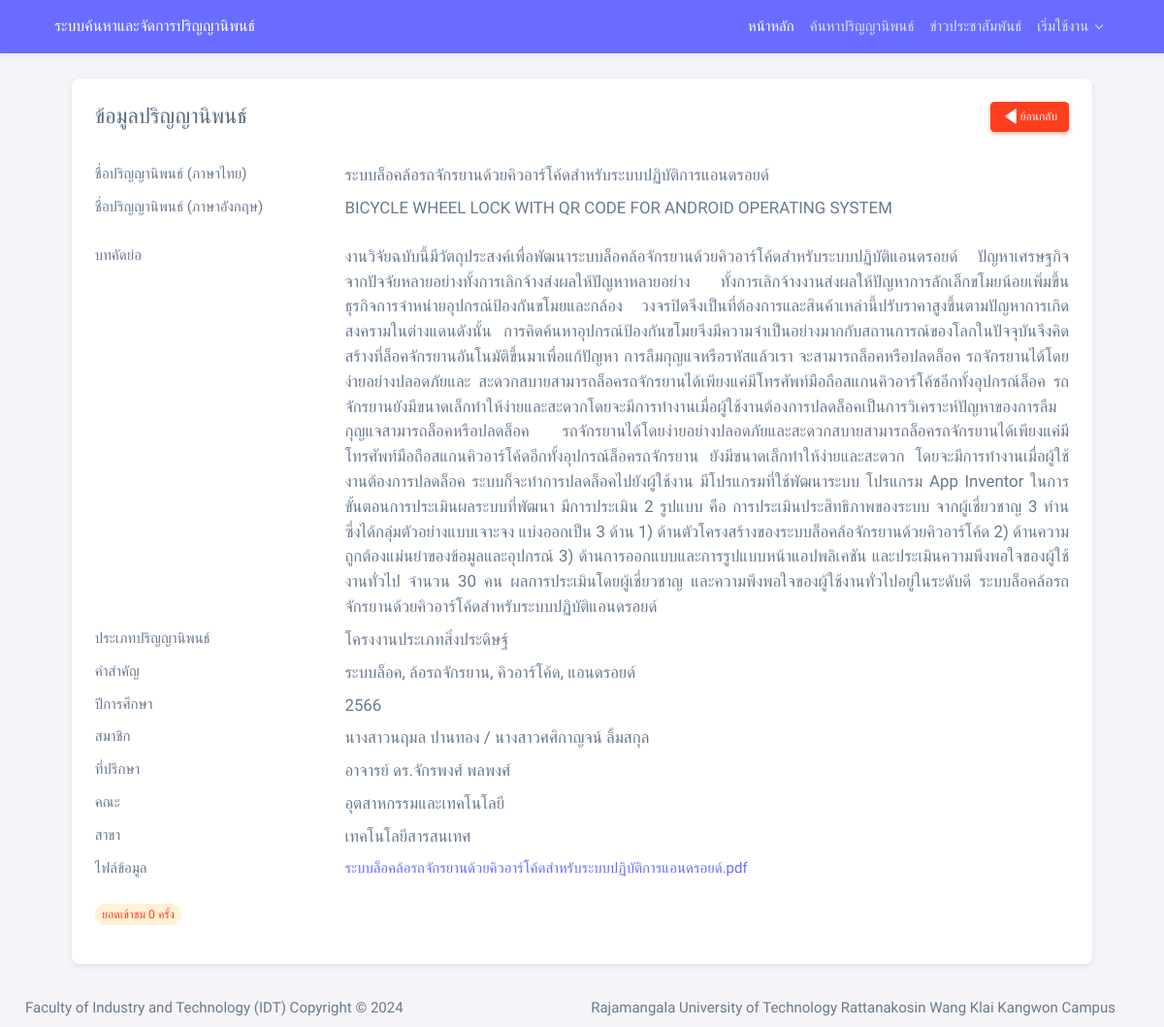
The page /thesis_detail.php?id=13 on the database as committed earlier.
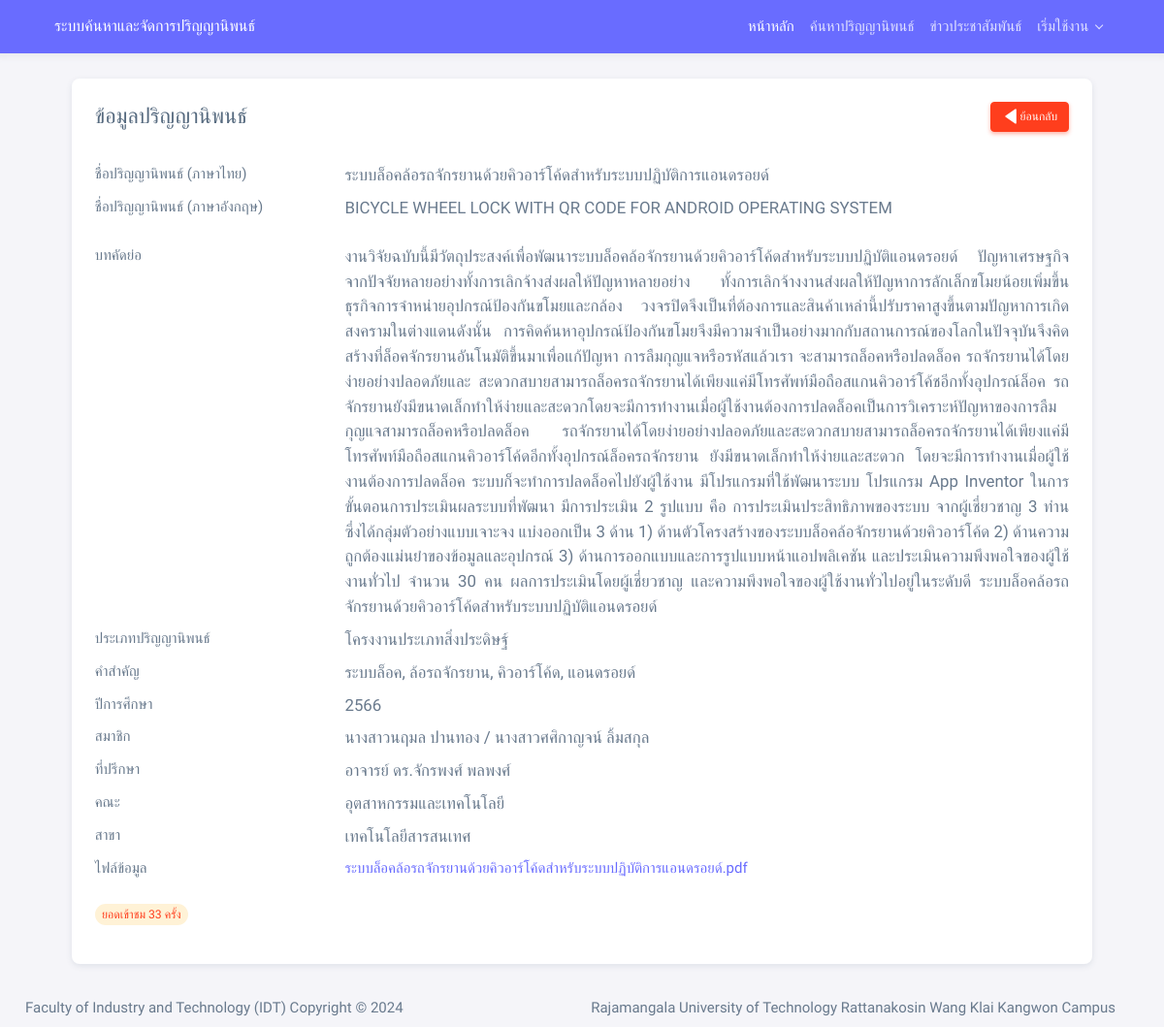
The same page on the database as committed later.
### tables this page shows
CREATE TABLE `thesis` (
  `thesis_id` int(11) NOT NULL COMMENT 'ไอดีงานวิจัย',
  `thesis_name1` varchar(255) DEFAULT NULL COMMENT 'ชื่องานวิจัยไทย',
  `thesis_name2` varchar(255) DEFAULT NULL COMMENT 'ชื่องานวิจัยอังกฤษ',
  `thesis_des` text DEFAULT NULL COMMENT 'รายละเอียดงานวิจัยคร่าวๆ',
  `thesis_keyword` varchar(255) DEFAULT NULL COMMENT 'คีย์เวิร์ด',
  `thesis_year` int(11) DEFAULT NULL COMMENT 'ปีที่วิจัย',
  `thesis_status` enum('0','1','2') NOT NULL COMMENT 'สถานะงานวิจัย 0รอยืนยัน 1ยืนยัแล้ว 2ไม่ยืนยันแก้ไขใหม่',
  `typethesis_id` int(11) DEFAULT NULL COMMENT 'ไอดีประเภทงานวิจัย',
  `Advisor_id` int(10) NOT NULL,
  `faculty_id` int(10) NOT NULL,
  `branch_id` int(10) NOT NULL,
  `thesis_file` varchar(255) NOT NULL,
  `m_id` int(10) NOT NULL COMMENT 'ไอดีผู้ลง',
  `thesis_view` int(10) NOT NULL,
  `thesis_reason` text NOT NULL COMMENT 'หมายเหตุกรณีงานวิจัยไม่ผ่าน'
);

CREATE TABLE `type_thesis` (
  `typethesis_id` int(11) NOT NULL COMMENT 'ไอดีประเภทงานวิจัย',
  `typethesis_name` varchar(100) DEFAULT NULL COMMENT 'ประเภทงานวิจัย'
);

CREATE TABLE `faculty` (
  `faculty_id` int(11) NOT NULL,
  `faculty_name` varchar(255) NOT NULL
);

CREATE TABLE `branch` (
  `branch_id` int(10) NOT NULL,
  `branch_name` varchar(255) NOT NULL,
  `faculty_id` int(10) NOT NULL
);

### thesis_detail.php (the view, shortened to what the changed rows need)
<?php include('./head.php');
if (isset($_GET['id'])) {
    $thesis_id = isset($_GET['id']) ? mysqli_real_escape_string($conn, $_GET['id']) : '';
    $select_sql = "SELECT
    thesis.thesis_id,
    thesis.thesis_name1,
    thesis.thesis_name2,
    type_thesis.typethesis_name,
    thesis.thesis_des,
    thesis.thesis_keyword,
    thesis.thesis_year,
    thesis.thesis_view,
    thesis.thesis_status,
    thesis.thesis_file,
    type_thesis.typethesis_id,
    type_thesis.typethesis_name,
    Advisor.Advisor_id,
    faculty.faculty_name,
    branch.branch_name,
    prefix_author.prefix_id AS author_prefix_id,
    prefix_author.prefix_name AS author_prefix_name,
    COUNT(author.author_id) AS num_authors,
    GROUP_CONCAT( CONCAT(prefix_author.prefix_name,author.author_name1, ' ', author.author_name2) SEPARATOR ' / ') AS author_full_names,
    CONCAT('อาจารย์ ', prefix_advisor.prefix_name, Advisor.Advisor_name1, ' ', Advisor.Advisor_name2) AS Advisor_full_name,
    CONCAT(faculty.faculty_name, ' ', branch.branch_name) AS Agency
FROM
    thesis
JOIN
    type_thesis ON thesis.typethesis_id = type_thesis.typethesis_id
JOIN
    Advisor ON thesis.Advisor_id = Advisor.Advisor_id
JOIN
    author ON thesis.thesis_id = author.thesis_id
JOIN
    prefix AS prefix_author ON author.prefix_id = prefix_author.prefix_id
JOIN
    prefix AS prefix_advisor ON Advisor.prefix_id = prefix_advisor.prefix_id
JOIN
    faculty ON thesis.faculty_id = faculty.faculty_id
JOIN
    branch ON thesis.branch_id = branch.branch_id
WHERE
    thesis.thesis_id = ? AND thesis.thesis_status != '0'
GROUP BY
    thesis.thesis_id";
    $select_stmt = mysqli_prepare($conn, $select_sql);
    if ($select_stmt) {
        mysqli_stmt_bind_param($select_stmt, "i", $thesis_id);
        mysqli_stmt_execute($select_stmt);
        $result = mysqli_stmt_get_result($select_stmt);
        if (mysqli_num_rows($result) > 0) {
            $row = mysqli_fetch_assoc($result);
?>
            <body>
                <div class="layout-wrapper layout-content-navbar layout-without-menu">
                    <div class="layout-container">
                        <div class="layout-page">
                            <?php include('./navbar.php'); ?>
                            <div class="content-wrapper">
                                <div class="container-fluid flex-grow-1 container-p-y">
                                    <div class="col-lg-11 m-auto">
                                        <div class="row">
                                            <div class="col-12 m-auto">
                                                <div class="card" tabindex="-1">
                                                    <div class="card-header d-flex align-items-center justify-content-between">
                                                        <h4 class="mb-0">ข้อมูลปริญญานิพนธ์</h4>
                                                        <small class="text-muted float-end d-none d-sm-inline-block">
                                                            <a class="btn btn-sm btn-danger" href="javascript:history.back()"><i class='bx bxs-left-arrow'></i> ย้อนกลับ </a></small>
                                                    </div>
                                                    <div class="card-body">
                                                        <dl class="row mt-2">
                                                            <dt class="col-sm-3">ชื่อปริญญานิพนธ์ (ภาษาไทย)</dt>
                                                            <dd class="col-sm-9 lead"><?php echo $row['thesis_name1'] ?></dd>
                                                            <dt class="col-sm-3">ชื่อปริญญานิพนธ์ (ภาษาอังกฤษ)</dt>
                                                            <dd class="col-sm-9 lead">
                                                                <p><?php echo $row['thesis_name2'] ?></p>
                                                            </dd>
                                                            <dt class="col-sm-3 text-truncate">บทคัดย่อ</dt>
                                                            <dd class="col-sm-9 lead" style="text-align: justify;  text-justify: distribute-all-lines;">
                                                                <?php echo $row['thesis_des'] ?>
                                                            </dd>
                                                            <dt class="col-sm-3">ประเภทปริญญานิพนธ์ </dt>
                                                            <dd class="col-sm-9 lead"><?php echo $row['typethesis_name'] ?></dd>
                                                            <dt class="col-sm-3 text-truncate">คำสำคัญ</dt>
                                                            <dd class="col-sm-9 lead">
                                                                <?php echo $row['thesis_keyword'] ?>
                                                            </dd>
                                                            <dt class="col-sm-3">ปีการศึกษา</dt>
                                                            <dd class="col-sm-9 lead"><?php echo $row['thesis_year'] ?></dd>
                                                            <dt class="col-sm-3 text-truncate">สมาชิก</dt>
                                                            <dd class="col-sm-9 lead">
                                                                <?php echo $row['author_full_names'] ?>
                                                            </dd>
                                                            <dt class="col-sm-3 text-truncate">ที่ปรึกษา</dt>
                                                            <dd class="col-sm-9 lead">
                                                                <?php echo $row['Advisor_full_name'] ?>
                                                            </dd>
                                                            <dt class="col-sm-3 text-truncate">คณะ</dt>
                                                            <dd class="col-sm-9 lead">
                                                                <?php echo $row['faculty_name'] ?>
                                                            </dd>
                                                            <dt class="col-sm-3 text-truncate">สาขา</dt>
                                                            <dd class="col-sm-9 lead">
                                                                <?php echo $row['branch_name'] ?>
                                                            </dd>
                                                            <dt class="col-sm-3 text-truncate">ไฟล์ข้อมูล</dt>
                                                            <dd class="col-sm-9">
                                                                <?php if (!empty($row['thesis_file'])) {
                                                                ?><a href="./uploads/<?php echo $row['thesis_file'] ?>" download><?php echo $row['thesis_name1'] ?>.pdf</a>
                                                                <?php                                      } else {
                                                                    echo "ไม่มีไฟล์ปริญญานิพนธ์";
                                                                }
                                                                ?>
                                                            </dd>
                                                        </dl>
                                                        <p class="text-right"><span class="badge bg-label-warning rounded-pill text-danger">ยอดเข้าชม <?php echo $row['thesis_view']; ?> ครั้ง</span></p>
                                                    </div>
                                                </div>
                                            </div>
                                        </div>
                                    </div>
                                </div>
                                <?php include("./footer.php"); ?>
                            </div>
                        </div>
                    </div>
                </div>
    <?php } else {
            echo '<script>alert("ปริญญานิพนธ์นี้ไม่สามารถแสดงได้");</script>';
        }
    } else {
        echo '<script>alert("เกิดข้อผิดพลาดในการเตรียมคำสั่ง SQL");</script>';
    }
} else {
    echo 'ไม่พบข้อมูลที่ต้องการ';
}
    ?>
            </body>
            </html>

Rows that differ between the two databases and show on the page:
changed thesis "ระบบล็อคล้อรถจักรยานด้วยคิวอาร์โค้ดสำหรับระบบปฏิบัติการแอนดรอยด์": thesis_view "0" → "33"
